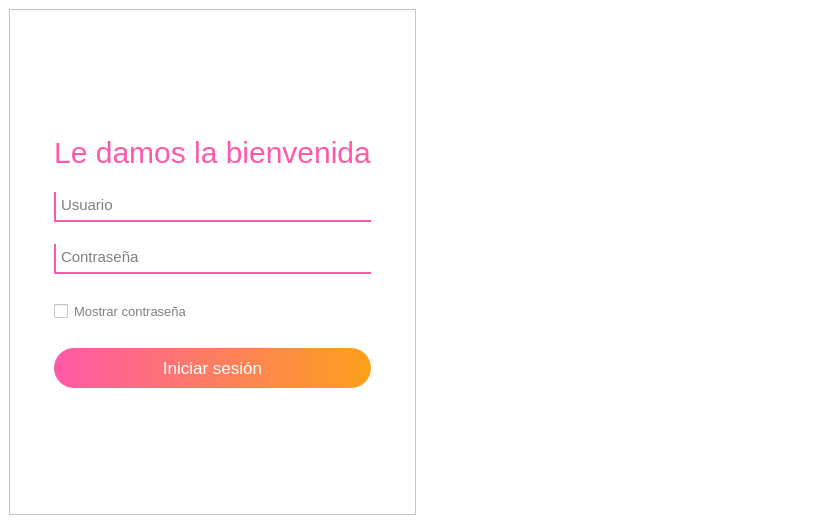
<?xml version="1.0" encoding="UTF-8"?>
<ui version="4.0">
 <class>IniciarSesion</class>
 <widget class="QMainWindow" name="IniciarSesion">
  <property name="enabled">
   <bool>true</bool>
  </property>
  <property name="geometry">
   <rect>
    <x>0</x>
    <y>0</y>
    <width>817</width>
    <height>524</height>
   </rect>
  </property>
  <property name="minimumSize">
   <size>
    <width>817</width>
    <height>524</height>
   </size>
  </property>
  <property name="windowTitle">
   <string>MainWindow</string>
  </property>
  <property name="styleSheet">
   <string notr="true">QMainWindow{
padding:0px;
margin:0px;
}</string>
  </property>
  <widget class="QWidget" name="centralwidget">
   <property name="sizePolicy">
    <sizepolicy hsizetype="Expanding" vsizetype="Expanding">
     <horstretch>0</horstretch>
     <verstretch>0</verstretch>
    </sizepolicy>
   </property>
   <property name="styleSheet">
    <string notr="true">QWidget{
background:white;
padding:0px;
margin:0px;
}</string>
   </property>
   <layout class="QHBoxLayout" name="horizontalLayout">
    <item>
     <widget class="QFrame" name="loginframe">
      <property name="sizePolicy">
       <sizepolicy hsizetype="Expanding" vsizetype="Minimum">
        <horstretch>10</horstretch>
        <verstretch>0</verstretch>
       </sizepolicy>
      </property>
      <property name="styleSheet">
       <string notr="true">#loginframe{
background-color:white;
padding:100px 35px;
margin:0px;
}
#titulo{
color:#FE59A8;
font-size: 30px;
}
QLineEdit{
border: 0px solid transparent;
border-bottom: 2px solid #FE59A8;
border-left: 2px solid #FE59A8;
background:transparent;
font-size:15px;
padding:0px 0px 3px 3px;

}
QLineEdit:hover{
border-bottom: 2px solid #FEA11B;
border-left: 2px solid #FEA11B;
}
#labelinput,#labelinput_2,#mostrar{
padding:0px 0px 5px 3px;
color: grey;
font-size: 15px;

}
#submit{
height:60px;
background:qlineargradient(x1:0, y1:0, x2:1, y2:0, stop:0 #FE59A8, stop:1 #FEA11B);
border: transparent;
color:white;
border-radius: 20px;
font-size: 17px;
}
#submit:active{

}
QCheckBox {
    font-size:13px;
    color: grey; /* Cambia el color del texto a blanco */
}</string>
      </property>
      <property name="frameShape">
       <enum>QFrame::StyledPanel</enum>
      </property>
      <property name="frameShadow">
       <enum>QFrame::Raised</enum>
      </property>
      <layout class="QVBoxLayout" name="verticalLayout">
       <item>
        <widget class="QLabel" name="titulo">
         <property name="sizePolicy">
          <sizepolicy hsizetype="Expanding" vsizetype="Fixed">
           <horstretch>0</horstretch>
           <verstretch>0</verstretch>
          </sizepolicy>
         </property>
         <property name="text">
          <string>Le damos la bienvenida</string>
         </property>
         <property name="alignment">
          <set>Qt::AlignCenter</set>
         </property>
        </widget>
       </item>
       <item>
        <widget class="QLineEdit" name="usuario">
         <property name="maximumSize">
          <size>
           <width>16777215</width>
           <height>30</height>
          </size>
         </property>
         <property name="placeholderText">
          <string>Usuario</string>
         </property>
        </widget>
       </item>
       <item>
        <widget class="QLineEdit" name="contrasena">
         <property name="maximumSize">
          <size>
           <width>16777215</width>
           <height>30</height>
          </size>
         </property>
         <property name="placeholderText">
          <string>Contraseña</string>
         </property>
        </widget>
       </item>
       <item>
        <widget class="QCheckBox" name="checkBox">
         <property name="maximumSize">
          <size>
           <width>16777215</width>
           <height>30</height>
          </size>
         </property>
         <property name="cursor">
          <cursorShape>PointingHandCursor</cursorShape>
         </property>
         <property name="text">
          <string>Mostrar contraseña</string>
         </property>
        </widget>
       </item>
       <item>
        <widget class="QPushButton" name="submit">
         <property name="sizePolicy">
          <sizepolicy hsizetype="Expanding" vsizetype="Fixed">
           <horstretch>0</horstretch>
           <verstretch>0</verstretch>
          </sizepolicy>
         </property>
         <property name="maximumSize">
          <size>
           <width>16777215</width>
           <height>40</height>
          </size>
         </property>
         <property name="cursor">
          <cursorShape>PointingHandCursor</cursorShape>
         </property>
         <property name="text">
          <string>Iniciar sesión</string>
         </property>
        </widget>
       </item>
      </layout>
     </widget>
    </item>
    <item>
     <widget class="QLabel" name="label">
      <property name="sizePolicy">
       <sizepolicy hsizetype="Ignored" vsizetype="Ignored">
        <horstretch>10</horstretch>
        <verstretch>0</verstretch>
       </sizepolicy>
      </property>
      <property name="maximumSize">
       <size>
        <width>1000000</width>
        <height>1000000</height>
       </size>
      </property>
      <property name="text">
       <string/>
      </property>
      <property name="pixmap">
       <pixmap>imagen fondo-01_Mesa de trabajo 1.png</pixmap>
      </property>
      <property name="scaledContents">
       <bool>true</bool>
      </property>
     </widget>
    </item>
   </layout>
  </widget>
 </widget>
 <resources/>
 <connections/>
</ui>
